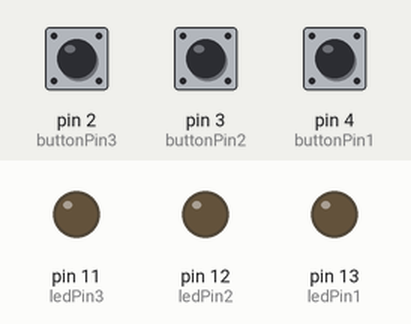
Simulated run of this sketch. Board: Arduino Uno, built with avr-gcc and run on an emulated ATmega328P. Shown: output pins drawn as LEDs (lit = HIGH). The test bench sets the inputs (shaded band); at power-on: pin 2 (buttonPin3) HIGH, pin 3 (buttonPin2) HIGH, pin 4 (buttonPin1) HIGH.

Above: at 1.2 s.
1.3 s: pin 2 (buttonPin3) pulled LOW for 0.15 s
At 1.6 s:
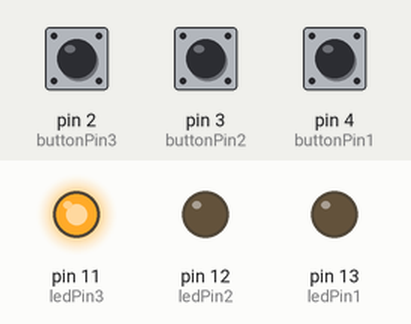
2.9 s: pin 3 (buttonPin2) pulled LOW for 0.15 s
At 4.0 s:
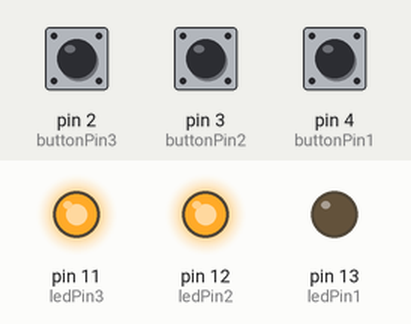
4.5 s: pin 4 (buttonPin1) pulled LOW for 0.15 s
At 5.3 s:
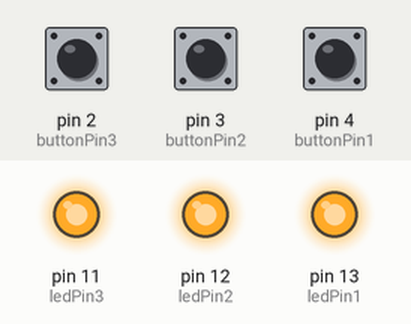
6.1 s: pin 2 (buttonPin3) pulled LOW for 1 s
At 6.5 s:
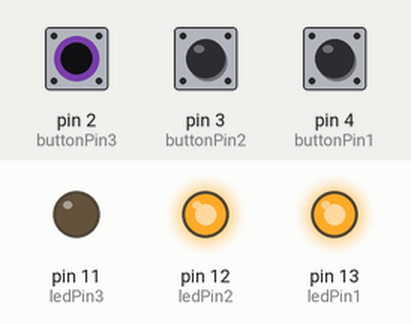
8.6 s: pin 3 (buttonPin2) pulled LOW for 1 s
At 9.6 s:
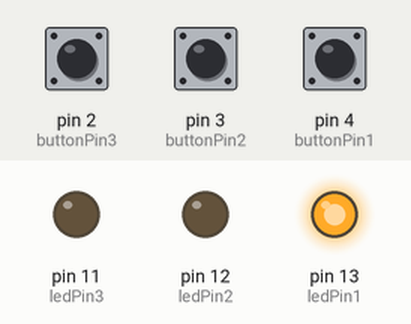
11.1 s: pin 2 (buttonPin3) pulled LOW for 0.15 s
At 11.5 s:
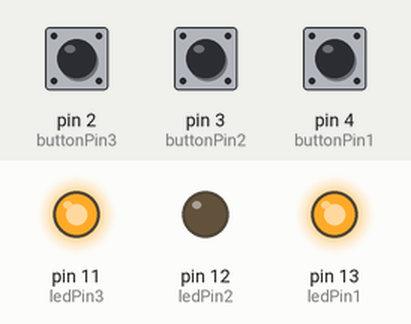
Timing chart, 0 to 13.7 s (numbered marks = the images above; inputs shaded):
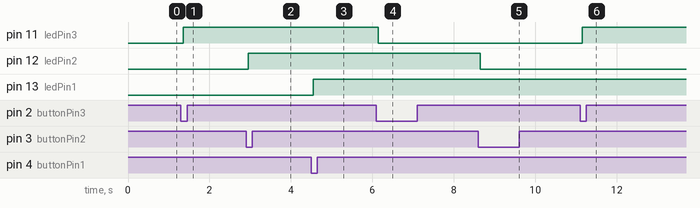

The sketch:

Debounce_RGB.ino
```cpp
// constants won't change. They're used here to
// set pin numbers:
const int buttonPin1 = 4;    // the number of the pushbutton pin
const int buttonPin2 = 3;
const int buttonPin3 = 2;
const int ledPin1 = 13;      // the number of the LED pin
const int ledPin2 = 12;
const int ledPin3 = 11;

// Variables will change:
int ledState1 = LOW;         // the current state of the output pin
int ledState2 = LOW;
int ledState3 = LOW;
int buttonState1;             // the current reading from the input pin
int buttonState2;
int buttonState3;
int lastButtonState1 = HIGH;   // the previous reading from the input pin
int lastButtonState2 = HIGH;
int lastButtonState3 = HIGH;

// the following variables are unsigned long's because the time, measured in miliseconds,
// will quickly become a bigger number than can't be stored in an int.
unsigned long lastDebounceTime = 0;  // the last time the output pin was toggled
unsigned long debounceDelay = 50;    // the debounce time; increase if the output flickers

void setup() {
  pinMode(buttonPin1, INPUT);
  pinMode(buttonPin2, INPUT);
  pinMode(buttonPin3, INPUT);
  pinMode(ledPin1, OUTPUT);
  pinMode(ledPin2, OUTPUT);
  pinMode(ledPin3, OUTPUT);

  // set initial LED state
  digitalWrite(ledPin1, ledState1);
  digitalWrite(ledPin2, ledState2);
  digitalWrite(ledPin3, ledState3);
}

void loop() {
  // read the state of the switch into a local variable:
  int reading1 = digitalRead(buttonPin1);

  // check to see if you just pressed the button
  // (i.e. the input went from LOW to HIGH),  and you've waited
  // long enough since the last press to ignore any noise:

  // If the switch changed, due to noise or pressing:
  if (reading1 != lastButtonState1) {
    // reset the debouncing timer
    lastDebounceTime = millis();
  }

  if ((millis() - lastDebounceTime) > debounceDelay) {
    // whatever the reading is at, it's been there for longer
    // than the debounce delay, so take it as the actual current state:

    // if the button state has changed:
    if (reading1 != buttonState1) {
      buttonState1 = reading1;

      // only toggle the LED if the new button state is HIGH
      if (buttonState1 == LOW) {
        ledState1 = !ledState1;
      }
    }
  }

  // set the LED:
  digitalWrite(ledPin1, ledState1);

  // save the reading.  Next time through the loop,
  // it'll be the lastButtonState:
  lastButtonState1 = reading1;


  //GREEN

  int reading2 = digitalRead(buttonPin2);

  if (reading2 != lastButtonState2) {
    lastDebounceTime = millis();
  }

  if ((millis() - lastDebounceTime) > debounceDelay) {
    if (reading2 != buttonState2) {
      buttonState2 = reading2;
      if (buttonState2 == LOW) {
        ledState2 = !ledState2;
      }
    }
  }

  digitalWrite(ledPin2, ledState2);
  lastButtonState2 = reading2;


  //BLUE

  int reading3 = digitalRead(buttonPin3);

  if (reading3 != lastButtonState3) {
    lastDebounceTime = millis();
  }

  if ((millis() - lastDebounceTime) > debounceDelay) {
    if (reading3 != buttonState3) {
      buttonState3 = reading3;
      if (buttonState3 == LOW) {
        ledState3 = !ledState3;
      }
    }
  }

  digitalWrite(ledPin3, ledState3);
  lastButtonState3 = reading3;

}
```

Measured:
- after the input at 1.3 s, pin 11 (ledPin3): LOW → HIGH after 0.05 s
- after the input at 2.9 s, pin 12 (ledPin2): LOW → HIGH after 0.05 s
- after the input at 4.5 s, pin 13 (ledPin1): LOW → HIGH after 0.05 s
- after the input at 6.1 s, pin 11 (ledPin3): HIGH → LOW after 0.05 s
- after the input at 8.6 s, pin 12 (ledPin2): HIGH → LOW after 0.05 s
- after the input at 11.1 s, pin 11 (ledPin3): LOW → HIGH after 0.05 s
